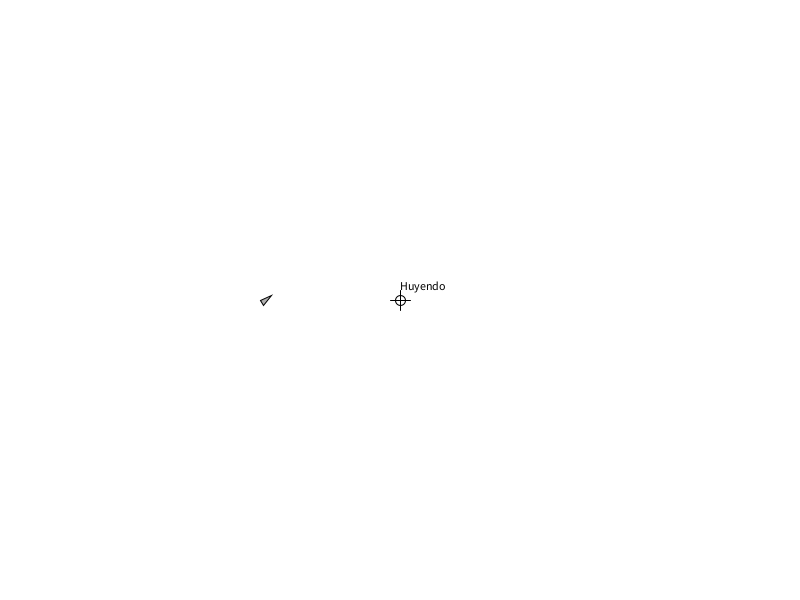
Frame 1 (no input)
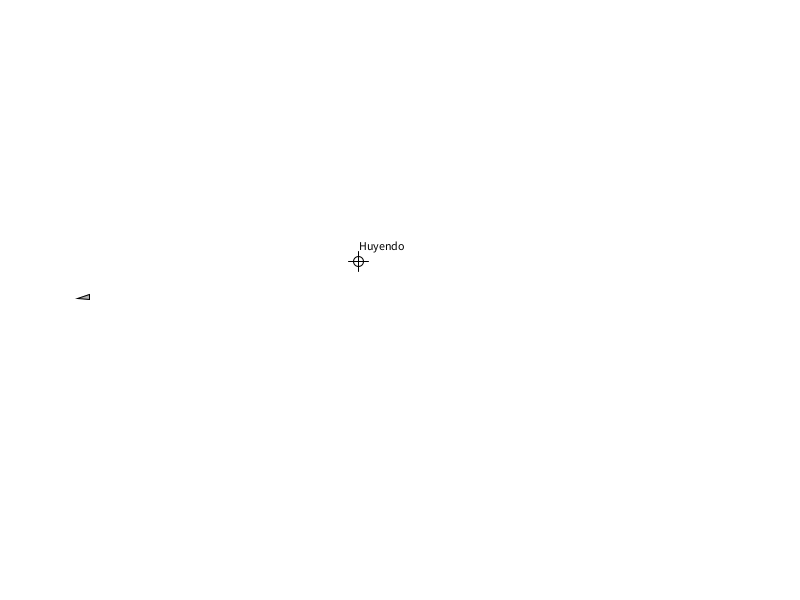
Frame 60 (the mouse pressed at the canvas centre just before this capture)
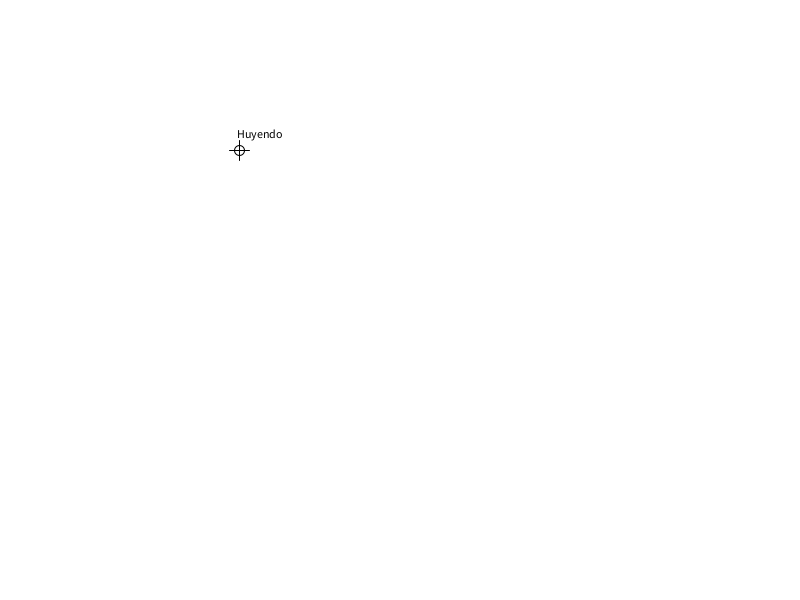
Frame 120 (the mouse held since frame 60 and released just before this capture)

The Processing sketch that drew these frames (run headless with seeded random() and noise(); from frame 60 on, the mouse is pressed at the canvas centre):

// Processing sketch: Predictability
// ── Predictability.pde
Wehicle we;
Target tar;
boolean seeking;

void setup(){
  size(800,600);
  background(255);
  we= new Wehicle(new PVector(width/3,height/2));
  tar= new Target(new PVector(width/2, height/2), true);
}

void draw(){
  background(255);
  
  we.run();
  if(seeking)
    we.seek(tar);
  else
    we.flee(tar);
  tar.run();
  texto();
}

void keyPressed(){
  if(keyPressed)
    seeking = !seeking;
}

void texto(){
  fill(0);
  if(seeking)
    text("Buscando", tar.loc.x, tar.loc.y-10);  
  else
    text("Huyendo", tar.loc.x, tar.loc.y-10);
}
// ── Target.pde
class Target{
  PVector loc;
  PVector vel;
  float i,j;
  
  Target(PVector loc){
   this.loc = loc;
  }
  
  Target(PVector loc, boolean moving){
   this.loc = loc;
   vel = new PVector(0,0);
   i=random(1);  
   j=random(1);
 }
  
  
  void run(){
  display();
  move();
  checkEdges();
  }
  
  void move(){
   vel.x= map(noise(i), 0,1,-5,5 );
   vel.y= map(noise(j), 0,1,-5,5 );
    loc.add(vel);
    i+=.1;
    j+=.1;
  }
  
  void display(){
    fill(255);
    stroke(0);
    ellipseMode(CENTER);
    ellipse(loc.x,loc.y,10,10);
    line(loc.x-10,loc.y, loc.x+10,loc.y);
    line(loc.x,loc.y-10, loc.x,loc.y+10);
  }
  
  void checkEdges(){
    if (loc.x<0) { //si la posicion loc.x de este objeto es menor a 0
      loc.x = 0;  //su posición cambia a 0
      vel.x*=-1; // el valor x de su velocidad se invierte para que cambie de dirección con respecto al eje X,
    }
    if (loc.x>width) {
      loc.x = width; 
      vel.x*=-1;
    }
    if (loc.y<0) {
      loc.y = 0; 
      vel.y*=-1;
    }
    if (loc.y>height) {
      loc.y = height; 
      vel.y*=-1;
    }
  
  }
}
// ── Wehicle.pde
class Wehicle{
  PVector loc;
  PVector vel;
  PVector acc;
  float r;
  float maxspeed; //el wehiculo se mueve al objetivo deseado una maxima velocidad
  float maxforce; //la steering force se limita según las capacidades del wehiculo y la fuerza maxima que tiene
  //La fuerza de giro puede estar condicionadas con más caracteristicas de nuestro
  //wehiculo como: puntos de vida, energia, felicidad, etc
  
  void run(){
  update();
  display();
  }
  
  Wehicle(PVector loc){
    this.loc = loc;
    vel = new PVector(random(0,1),random(-1,1));
    acc = new PVector(0,0);
    r=3;
    maxspeed =4; //arbitrario
    maxforce = .6; //arbitrarios
}
  
  void update(){ //modelo de movimiento de "integracion de Euler"
    vel.add(acc);
    vel.limit(maxspeed);
    loc.add(vel);
    acc.mult(0);
  }
  
  void seek(Target target){ //Algoritmo de fuerza de busqueda
    PVector predictability= PVector.add(target.loc,target.vel);
    PVector desired = PVector.sub(predictability,loc); //Calcular la velocidad deseada
    //PVector desired = PVector.sub(target.loc,loc);
    float d = desired.mag();
    desired.normalize();
    if(desired.mag()<100)
    {
      float m = map(d,0,100,0,maxspeed );
      desired.mult(m); //Calculando la velocidad deseada al objetivo a maxima vlocidad
    }
    else{
      desired.mult(maxspeed);
  }
    PVector steer = PVector.sub(desired,vel);//Formula de Reynold's :Steering force es igual a velocidad deseada - velocidad actual
    steer.limit(maxforce);
    applyForce(steer);
  }
  
  void flee(Target target){ //Algoritmo de fuerza de busqueda
    PVector desired = PVector.sub(target.loc,loc); //Calcular la velocidad deseada
    desired.normalize();
    desired.mult(-maxspeed); //Calculando la velocidad deseada al objetivo a maxima vlocidad
    PVector steer = PVector.sub(desired,vel);//Formula de Reynold's :Steering force es igual a velocidad deseada - velocidad actual
    steer.limit(maxforce);
    applyForce(steer);
  }
  
  void applyForce(PVector force){
    PVector f = PVector.div(force,r);
    acc.add(f);
  }
  
  void display(){
       float theta = vel.heading() + PI/2; //obtener el angulo de inclinacion según la velocidad a la que se mueve el objeto
       fill(175);
       stroke(0);
       pushMatrix();
       translate(loc.x,loc.y);
       rotate(theta);
       beginShape();
       vertex(0, -r*2);
       vertex(-r, r*2);
       vertex(r,r*2);
       endShape(CLOSE);
       popMatrix();
  }
}
